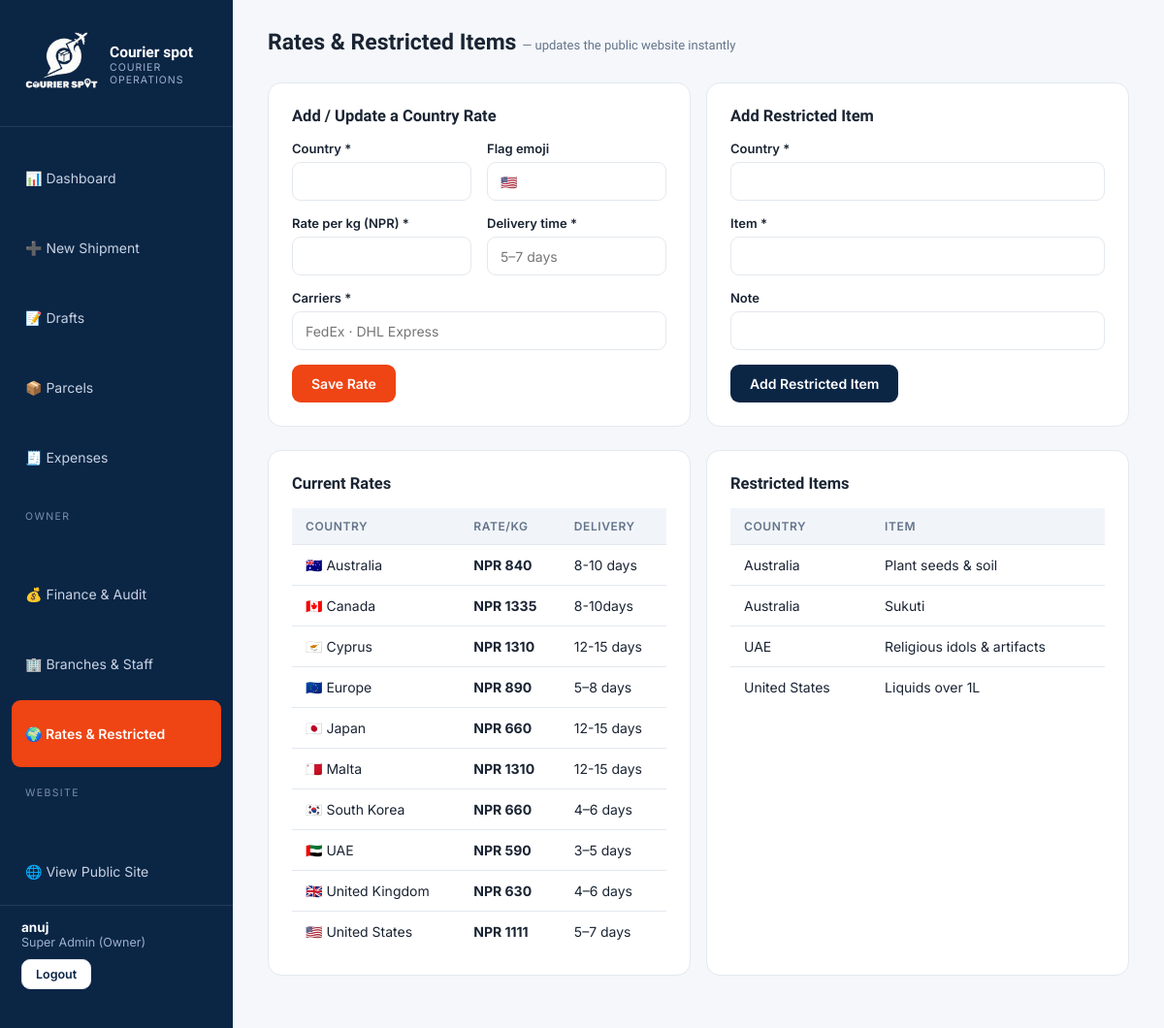
The page /panel/rates/ (signed in) on the database as committed earlier.
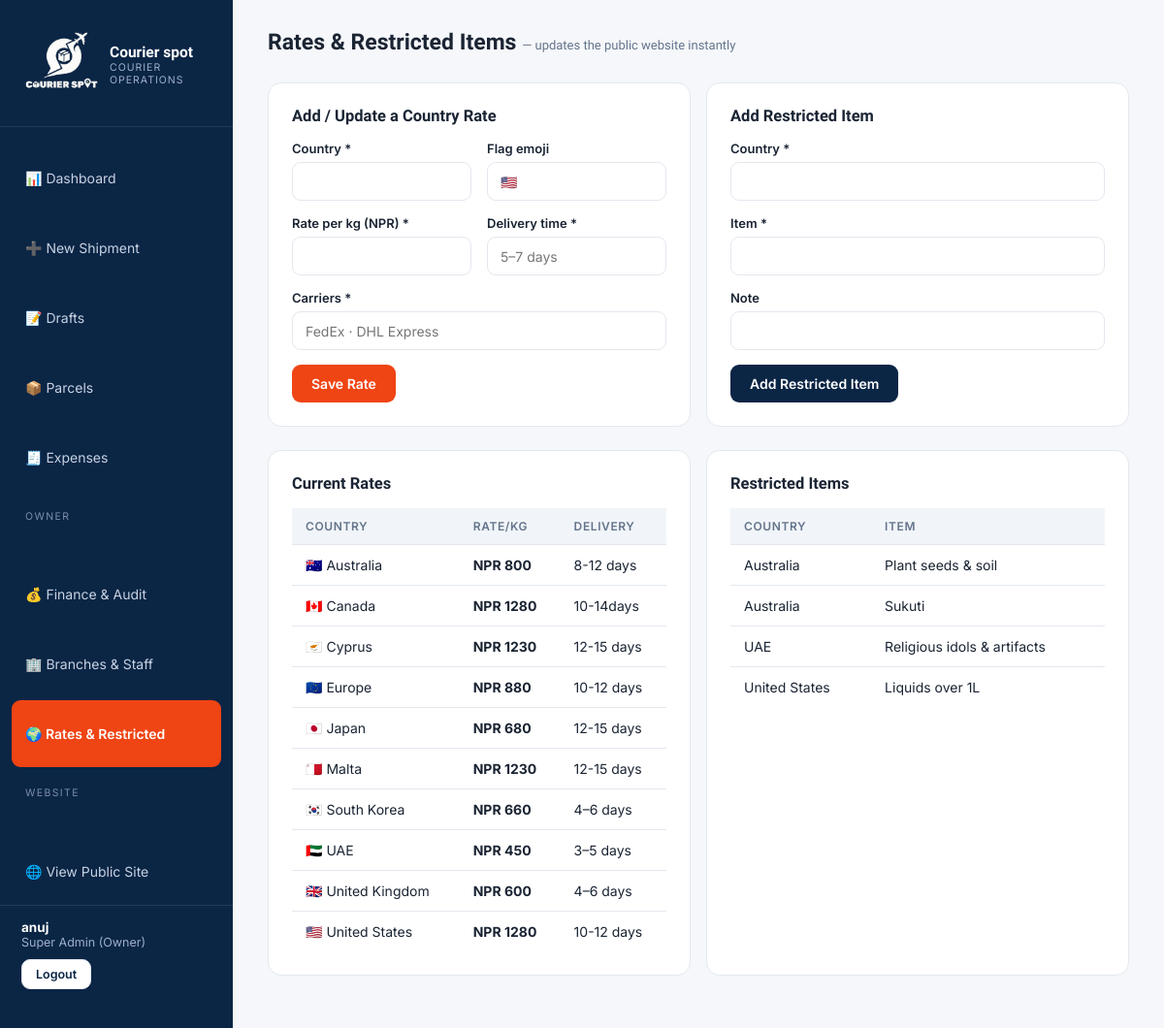
The same page on the database as committed later.
### core/models.py (models this page shows, shortened)
class RateCard(models.Model):
    country = models.CharField(max_length=80, unique=True)
    flag = models.CharField(max_length=8, blank=True, help_text='Emoji flag, e.g. 🇺🇸')
    rate_per_kg = models.DecimalField(max_digits=12, decimal_places=2)
    delivery_days = models.CharField(max_length=30, help_text='e.g. 5–7 days')
    carriers = models.CharField(max_length=120, help_text='e.g. FedEx · DHL Express')
    is_active = models.BooleanField(default=True)
    class Meta:
        ordering = ['country']

### operations/views.py (the view, shortened to what this page needs)
# urls.py: path('panel/rates/', ops.rates_manage, name='rates_manage'),
@owner_required
def rates_manage(request):
    return render(request, 'panel/rates.html',
                  {'rates': RateCard.objects.all(), 'restricted': RestrictedItem.objects.all()})

### accounts/models.py (called while the page is built)
    @property
    def is_owner(self):
        return self.role == self.Roles.SUPERADMIN

### operations/views.py (called while the page is built)
def owner_required(view):
    @wraps(view)
    @login_required
    def wrapper(request, *a, **kw):
        if not request.user.is_owner:
            return HttpResponseForbidden('Owner access only.')
        return view(request, *a, **kw)
    return wrapper

### templates/panel/rates.html (shortened to what this page needs)
{% extends "panel/base_panel.html" %}
{% block content %}
<div class="topbar"><h1>Rates & Restricted Items <span style="font-size:13px;color:var(--muted);font-weight:400">— updates the public website instantly</span></h1></div>
<div class="fgrid">
  <div class="card">
    <h3>Add / Update a Country Rate</h3>
    <form method="post">{% csrf_token %}
      <div class="fgrid">
        <div class="fg"><label>Country *</label><input name="country" required></div>
        <div class="fg"><label>Flag emoji</label><input name="flag" placeholder="🇺🇸"></div>
      </div>
      <div class="fgrid">
        <div class="fg"><label>Rate per kg (NPR) *</label><input type="number" step="0.01" name="rate_per_kg" required></div>
        <div class="fg"><label>Delivery time *</label><input name="delivery_days" placeholder="5–7 days" required></div>
      </div>
      <div class="fg"><label>Carriers *</label><input name="carriers" placeholder="FedEx · DHL Express" required></div>
      <button class="btn">Save Rate</button>
    </form>
  </div>
  <div class="card">
    <h3>Add Restricted Item</h3>
    <form method="post" action="{% url 'restricted_add' %}">{% csrf_token %}
      <div class="fg"><label>Country *</label><input name="country" required></div>
      <div class="fg"><label>Item *</label><input name="item" required></div>
      <div class="fg"><label>Note</label><input name="note"></div>
      <button class="btn navy">Add Restricted Item</button>
    </form>
  </div>
</div>
<div class="fgrid">
  <div class="card"><h3>Current Rates</h3>
    <table><thead><tr><th>COUNTRY</th><th>RATE/KG</th><th>DELIVERY</th></tr></thead><tbody>
      {% for r in rates %}<tr><td>{{ r.flag }} {{ r.country }}</td><td><b>NPR {{ r.rate_per_kg|floatformat:0 }}</b></td><td>{{ r.delivery_days }}</td></tr>{% endfor %}
    </tbody></table></div>
  <div class="card"><h3>Restricted Items</h3>
    <table><thead><tr><th>COUNTRY</th><th>ITEM</th></tr></thead><tbody>
      {% for x in restricted %}<tr><td>{{ x.country }}</td><td>{{ x.item }}</td></tr>
      {% empty %}<tr><td colspan="2" style="color:var(--muted)">None yet.</td></tr>{% endfor %}
    </tbody></table></div>
</div>
{% endblock %}

Rows that differ between the two databases and show on the page:
changed RateCard "Australia": rate_per_kg "840" → "800"; delivery_days "8-10 days" → "8-12 days"
changed RateCard "Canada": rate_per_kg "1335" → "1280"; delivery_days "8-10days" → "10-14days"
changed RateCard "Cyprus": rate_per_kg "1310" → "1230"
changed RateCard "Europe": rate_per_kg "890" → "880"; delivery_days "5–8 days" → "10-12 days"
changed RateCard "Japan": rate_per_kg "660" → "680"
changed RateCard "Malta": rate_per_kg "1310" → "1230"
changed RateCard "UAE": rate_per_kg "590" → "450"
changed RateCard "United Kingdom": rate_per_kg "630" → "600"
changed RateCard "United States": rate_per_kg "1111" → "1280"; delivery_days "5–7 days" → "10-12 days"
